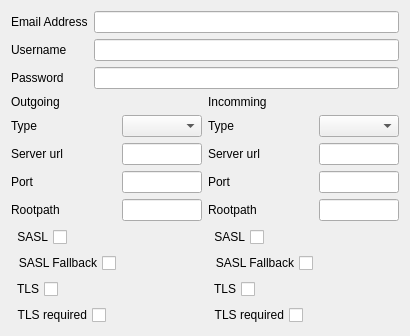
<?xml version="1.0" encoding="UTF-8"?>
<ui version="4.0">
 <class>MailAccountWidget</class>
 <widget class="QWidget" name="MailAccountWidget">
  <property name="geometry">
   <rect>
    <x>0</x>
    <y>0</y>
    <width>410</width>
    <height>322</height>
   </rect>
  </property>
  <property name="windowTitle">
   <string>Form</string>
  </property>
  <layout class="QHBoxLayout" name="horizontalLayout_2">
   <item>
    <layout class="QVBoxLayout" name="verticalLayout">
     <item>
      <layout class="QFormLayout" name="formLayout">
       <property name="fieldGrowthPolicy">
        <enum>QFormLayout::AllNonFixedFieldsGrow</enum>
       </property>
       <item row="0" column="0">
        <widget class="QLabel" name="label">
         <property name="text">
          <string>Email Address</string>
         </property>
        </widget>
       </item>
       <item row="0" column="1">
        <widget class="QLineEdit" name="lineEdit"/>
       </item>
       <item row="1" column="0">
        <widget class="QLabel" name="label_2">
         <property name="text">
          <string>Username</string>
         </property>
        </widget>
       </item>
       <item row="1" column="1">
        <widget class="QLineEdit" name="lineEdit_2"/>
       </item>
       <item row="2" column="0">
        <widget class="QLabel" name="label_3">
         <property name="text">
          <string>Password</string>
         </property>
        </widget>
       </item>
       <item row="2" column="1">
        <widget class="QLineEdit" name="lineEdit_3"/>
       </item>
      </layout>
     </item>
     <item>
      <layout class="QHBoxLayout" name="horizontalLayout">
       <item>
        <layout class="QFormLayout" name="formLayout_3">
         <item row="1" column="1">
          <widget class="QComboBox" name="comboBox_2"/>
         </item>
         <item row="1" column="0">
          <widget class="QLabel" name="label_7">
           <property name="text">
            <string>Type</string>
           </property>
          </widget>
         </item>
         <item row="0" column="0">
          <widget class="QLabel" name="label_8">
           <property name="text">
            <string>Outgoing</string>
           </property>
          </widget>
         </item>
         <item row="2" column="0">
          <widget class="QLabel" name="label_9">
           <property name="text">
            <string>Server url</string>
           </property>
          </widget>
         </item>
         <item row="2" column="1">
          <widget class="QLineEdit" name="lineEdit_7"/>
         </item>
         <item row="5" column="0">
          <widget class="QCheckBox" name="checkBox_5">
           <property name="layoutDirection">
            <enum>Qt::RightToLeft</enum>
           </property>
           <property name="text">
            <string>SASL</string>
           </property>
          </widget>
         </item>
         <item row="6" column="0">
          <widget class="QCheckBox" name="checkBox_6">
           <property name="layoutDirection">
            <enum>Qt::RightToLeft</enum>
           </property>
           <property name="text">
            <string>SASL Fallback</string>
           </property>
          </widget>
         </item>
         <item row="7" column="0">
          <widget class="QCheckBox" name="checkBox_7">
           <property name="layoutDirection">
            <enum>Qt::RightToLeft</enum>
           </property>
           <property name="text">
            <string>TLS</string>
           </property>
          </widget>
         </item>
         <item row="8" column="0">
          <widget class="QCheckBox" name="checkBox_8">
           <property name="layoutDirection">
            <enum>Qt::RightToLeft</enum>
           </property>
           <property name="text">
            <string>TLS required</string>
           </property>
          </widget>
         </item>
         <item row="3" column="0">
          <widget class="QLabel" name="label_12">
           <property name="text">
            <string>Port</string>
           </property>
          </widget>
         </item>
         <item row="3" column="1">
          <widget class="QLineEdit" name="lineEdit_8"/>
         </item>
         <item row="4" column="0">
          <widget class="QLabel" name="label_13">
           <property name="text">
            <string>Rootpath</string>
           </property>
          </widget>
         </item>
         <item row="4" column="1">
          <widget class="QLineEdit" name="lineEdit_9"/>
         </item>
        </layout>
       </item>
       <item>
        <layout class="QFormLayout" name="formLayout_2">
         <item row="1" column="1">
          <widget class="QComboBox" name="comboBox"/>
         </item>
         <item row="1" column="0">
          <widget class="QLabel" name="label_4">
           <property name="text">
            <string>Type</string>
           </property>
          </widget>
         </item>
         <item row="0" column="0">
          <widget class="QLabel" name="label_6">
           <property name="text">
            <string>Incomming</string>
           </property>
          </widget>
         </item>
         <item row="2" column="0">
          <widget class="QLabel" name="label_5">
           <property name="text">
            <string>Server url</string>
           </property>
          </widget>
         </item>
         <item row="2" column="1">
          <widget class="QLineEdit" name="lineEdit_4"/>
         </item>
         <item row="5" column="0">
          <widget class="QCheckBox" name="checkBox">
           <property name="layoutDirection">
            <enum>Qt::RightToLeft</enum>
           </property>
           <property name="text">
            <string>SASL</string>
           </property>
          </widget>
         </item>
         <item row="6" column="0">
          <widget class="QCheckBox" name="checkBox_2">
           <property name="layoutDirection">
            <enum>Qt::RightToLeft</enum>
           </property>
           <property name="text">
            <string>SASL Fallback</string>
           </property>
          </widget>
         </item>
         <item row="7" column="0">
          <widget class="QCheckBox" name="checkBox_3">
           <property name="layoutDirection">
            <enum>Qt::RightToLeft</enum>
           </property>
           <property name="text">
            <string>TLS</string>
           </property>
          </widget>
         </item>
         <item row="8" column="0">
          <widget class="QCheckBox" name="checkBox_4">
           <property name="layoutDirection">
            <enum>Qt::RightToLeft</enum>
           </property>
           <property name="text">
            <string>TLS required</string>
           </property>
          </widget>
         </item>
         <item row="3" column="0">
          <widget class="QLabel" name="label_10">
           <property name="text">
            <string>Port</string>
           </property>
          </widget>
         </item>
         <item row="3" column="1">
          <widget class="QLineEdit" name="lineEdit_5"/>
         </item>
         <item row="4" column="0">
          <widget class="QLabel" name="label_11">
           <property name="text">
            <string>Rootpath</string>
           </property>
          </widget>
         </item>
         <item row="4" column="1">
          <widget class="QLineEdit" name="lineEdit_6"/>
         </item>
        </layout>
       </item>
      </layout>
     </item>
    </layout>
   </item>
  </layout>
 </widget>
 <resources/>
 <connections/>
</ui>
